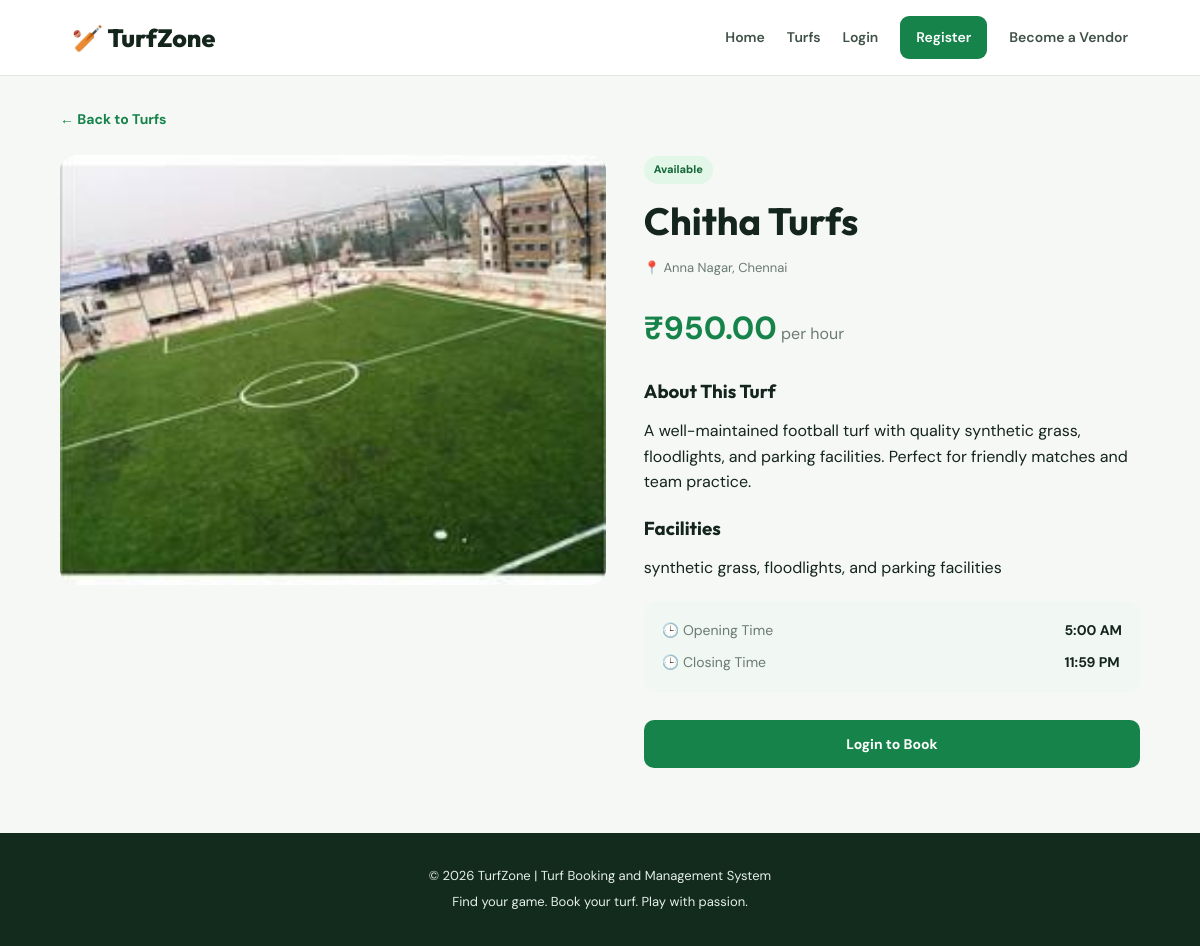
/turfs/7/, run on the app's committed database.
### turfs/models.py (models this page shows, shortened)
class Turf(models.Model):
    vendor = models.ForeignKey(
        settings.AUTH_USER_MODEL,
        on_delete=models.CASCADE,
        related_name="turfs",
    )
    name = models.CharField(max_length=150)
    location = models.CharField(max_length=255)
    description = models.TextField()
    price_per_hour = models.DecimalField(
        max_digits=10,
        decimal_places=2,
    )
    facilities = models.TextField(blank=True)
    opening_time = models.TimeField()
    closing_time = models.TimeField()
    image = models.ImageField(
        upload_to="turfs/",
        blank=True,
        null=True,
    )
    is_available = models.BooleanField(default=True)
    created_at = models.DateTimeField(auto_now_add=True)
    class Meta:
        ordering = ["name"]

### turfs/views.py (the view)
# urls.py: path("<int:pk>/", views.turf_detail, name="turf_detail"),
def turf_detail(request, pk):
    turf = get_object_or_404(Turf, pk=pk)
    return render(request, "turfs/turf_detail.html", {"turf": turf})

### templates/turfs/turf_detail.html (shortened to what this page needs)
{% extends 'base.html' %}
{% block content %}
<section class="section detail-section">
    <a href="{% url 'turf_list' %}" class="back-link">← Back to Turfs</a>
    <div class="detail-layout">
        <div class="detail-image">
            {% if turf.image %}
                <img src="{{ turf.image.url }}" alt="{{ turf.name }}">
            {% else %}
                <div class="image-placeholder detail-placeholder">⚽</div>
            {% endif %}
        </div>
        <div class="detail-info">
            <span class="available-badge"> {% if turf.is_available %}Available{% else %}Unavailable{% endif %}</span>
            <h1>{{ turf.name }}</h1>
            <p class="detail-location">📍 {{ turf.location }}</p>
            <div class="detail-price">
                <strong>₹{{ turf.price_per_hour }}</strong>
                <span>per hour</span>
            </div>
            <h3>About This Turf</h3>
            <p class="detail-description">{{ turf.description }}</p>
            <h3>Facilities</h3>
            <p>{{ turf.facilities|default:"Please contact the vendor for facility details."|linebreaksbr }}</p>
            <div class="timing-box">
                <span>🕒 Opening Time</span>
                <strong>{{ turf.opening_time|time:"g:i A" }}</strong>
                <span>🕒 Closing Time</span>
                <strong>{{ turf.closing_time|time:"g:i A" }}</strong>
            </div>
            {% if user.is_authenticated and user.role == 'USER' and turf.is_available %}
                <a href="{% url 'create_booking' turf.id %}" class="btn btn-primary btn-full">Book This Turf</a>
            {% elif not user.is_authenticated %}
                <a href="{% url 'login' %}" class="btn btn-primary btn-full">Login to Book</a>
            {% elif user.role == 'VENDOR' and turf.vendor_id == user.id or user.is_superuser %}
                <div class="detail-actions">
                    <a href="{% url 'turf_update' pk=turf.pk %}" class="btn btn-primary">Edit Turf</a>
                    <a href="{% url 'turf_delete' pk=turf.pk %}" class="btn btn-outline-dark">Delete Turf</a>
                </div>
            {% endif %}
        </div>
    </div>
</section>
{% endblock %}

### static/css/style.css (style rules this page uses)
:root { --primary: #16834a; --primary-dark: #0d6337; --primary-light: #e8f6ed; --dark: #14251c; --muted: #6b7b71; --background: #f6f8f5; --white: #ffffff; --border: #e1e9e2; --danger: #d94141; --radius: 16px; --shadow: 0 8px 30px rgba(24, 57, 35, 0.07); }
* { box-sizing: border-box; }
body { margin: 0; background: var(--background); color: var(--dark); font-family: 'DM Sans', sans-serif; line-height: 1.6; }
h1, h2, h3, h4 { font-family: 'Outfit', sans-serif; line-height: 1.2; }
a { color: var(--primary); text-decoration: none; }
button, .btn { cursor: pointer; }
.btn { display: inline-flex; justify-content: center; align-items: center; gap: 8px; border: 1px solid transparent; border-radius: 10px; padding: 12px 20px; font-size: 14px; font-weight: 700; transition: .2s ease; }
.btn-primary { background: var(--primary); color: white; }
.btn-full { width: 100%; margin-top: 8px; }
.section { width: min(1180px, 90%); margin: 0 auto; padding: 65px 0; }
.turf-image img, .detail-image img { width: 100%; height: 100%; object-fit: cover; }
.available-badge { display: inline-block; padding: 5px 10px; border-radius: 30px; color: #17683a; background: #e2f7e8; font-size: 11px; font-weight: 800; }
.turf-location, .detail-location { color: var(--muted); font-size: 13px; }
.detail-section { padding-top: 30px; }
.back-link { display: inline-block; margin-bottom: 25px; font-size: 14px; font-weight: 700; }
.detail-layout { display: grid; grid-template-columns: 1.1fr 1fr; gap: 38px; align-items: start; }
.detail-image { height: 430px; overflow: hidden; border-radius: var(--radius); background: #e5efe7; }
.detail-info h1 { font-size: 38px; margin: 15px 0 5px; }
.detail-price { margin: 25px 0; }
.detail-price strong { font-size: 32px; color: var(--primary); }
.detail-price span { color: var(--muted); }
.detail-info h3 { margin: 22px 0 8px; }
.detail-description { white-space: pre-line; }
.timing-box, .booking-summary { display: grid; grid-template-columns: 1fr auto; gap: 10px 20px; padding: 18px; margin: 20px 0; background: #f1f7f2; border-radius: 12px; font-size: 14px; }
.timing-box span, .booking-summary span { color: var(--muted); }

### data on the page
Turf: image (picture), name "Chitha Turfs", location "Anna Nagar, Chennai", price_per_hour "950.00", description "A well-maintained football turf with quality synthetic grass, floodlights, and parking facilities. Perfect for friendly matches and team practice.", facilities "synthetic grass, floodlights, and parking facilities", opening_time "5:00 AM", closing_time "11:59 PM"
